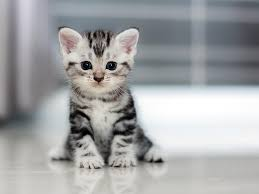
#> input picture kucing.jpg, 259 x 194 px
$ python permutasi_citra.py
#> lines starting #> are read from the running program, lines starting #| are printed output that depends on the picture
### sipine.py
import numpy as np
from numba import njit
import math

# ============================================================
# CORE MAP FUNCTIONS (dikompilasi ke mesin via @njit Numba)
# Peningkatan kecepatan: 50x - 100x vs pure Python loop
# ============================================================

@njit(cache=True)
def _sine_pwlcm_step(x, p, beta):
    """Satu langkah iterasi Modulo Sine-PWLCM."""
    if x >= 0.5:
        x_eval = 1.0 - x
    else:
        x_eval = x

    if 0.0 <= x_eval < p:
        f_x = x_eval / p
    elif p <= x_eval < 0.5:
        f_x = (x_eval - p) / (0.5 - p)
    else:
        f_x = 0.0

    return (beta * math.sin(math.pi * f_x) * 987676766.3232) % 1.0


@njit(cache=True)
def _sine_only_step(x, beta):
    """Satu langkah iterasi Modulo Sine murni."""
    return (beta * math.sin(math.pi * x) * 987676766.3232) % 1.0


@njit(cache=True)
def _pwlcm_only_step(x, p):
    """Satu langkah iterasi PWLCM + scalar modulo."""
    SCALAR = 987676766.3232
    if x >= 0.5:
        x_eval = 1.0 - x
    else:
        x_eval = x

    if 0.0 <= x_eval < p:
        f_x = x_eval / p
    elif p <= x_eval < 0.5:
        f_x = (x_eval - p) / (0.5 - p)
    else:
        f_x = 0.0

    return (f_x * SCALAR) % 1.0


@njit(cache=True)
def _generate_keystream_core(x1, x2, p, beta, iter_awal, total, mode):
    """
    Inti pembangkitan keystream yang dikompilasi Numba.
    mode: 0 = MO-SiPINE, 1 = Sine Only, 2 = PWLCM Only
    """
    N_SKIP = 12
    keystream = np.empty(total, dtype=np.uint8)

    # Fase Pemanasan
    for _ in range(iter_awal):
        if mode == 0:
            x1 = _sine_pwlcm_step(x1, p, beta)
            x2 = _sine_pwlcm_step(x2, p, beta)
        elif mode == 1:
            x1 = _sine_only_step(x1, beta)
            x2 = _sine_only_step(x2, beta)
        else:
            x1 = _pwlcm_only_step(x1, p)
            x2 = _pwlcm_only_step(x2, p)

    # Pembangkitan Array Kunci
    k_prev = np.uint8(0)
    for i in range(total):
        # Sub-Sampling (N_SKIP iterasi dibuang)
        for _ in range(N_SKIP):
            if mode == 0:
                x1 = _sine_pwlcm_step(x1, p, beta)
                x2 = _sine_pwlcm_step(x2, p, beta)
            elif mode == 1:
                x1 = _sine_only_step(x1, beta)
                x2 = _sine_only_step(x2, beta)
            else:
                x1 = _pwlcm_only_step(x1, p)
                x2 = _pwlcm_only_step(x2, p)

        # Injeksi Umpan Balik
        x1 = (x1 + (k_prev / 256.0)) % 1.0
        x2 = (x2 + x1) % 1.0

        # Evolusi terakhir sebelum ekstraksi
        if mode == 0:
            x1 = _sine_pwlcm_step(x1, p, beta)
            x2 = _sine_pwlcm_step(x2, p, beta)
        elif mode == 1:
            x1 = _sine_only_step(x1, beta)
            x2 = _sine_only_step(x2, beta)
        else:
            x1 = _pwlcm_only_step(x1, p)
            x2 = _pwlcm_only_step(x2, p)

        # Konversi ke integer 32-bit & cascade XOR folding
        val1 = int(x1 * 4294967296.0)
        val2 = int(x2 * 4294967296.0)

        k1 = ((val1 >> 24) & 255) ^ ((val1 >> 16) & 255) ^ ((val1 >> 8) & 255) ^ (val1 & 255)
        k2 = ((val2 >> 24) & 255) ^ ((val2 >> 16) & 255) ^ ((val2 >> 8) & 255) ^ (val2 & 255)

        k_prev = np.uint8(k1 ^ k2)
        keystream[i] = k_prev

    return keystream


@njit(cache=True)
def _generate_keystream_video(x1, x2, p, beta, iter_awal, total, mode):
    """
    Versi VIDEO: N_SKIP=4 — keseimbangan kecepatan dan keacakan.
    Keamanan antar-frame dijaga oleh state chaining di video_core.py.
    Algoritma identik dengan _generate_keystream_core, hanya N_SKIP lebih kecil.
    mode: 0 = MO-SiPINE, 1 = Sine Only, 2 = PWLCM Only
    """
    N_SKIP = 4
    keystream = np.empty(total, dtype=np.uint8)

    # Fase Pemanasan
    for _ in range(iter_awal):
        if mode == 0:
            x1 = _sine_pwlcm_step(x1, p, beta)
            x2 = _sine_pwlcm_step(x2, p, beta)
        elif mode == 1:
            x1 = _sine_only_step(x1, beta)
            x2 = _sine_only_step(x2, beta)
        else:
            x1 = _pwlcm_only_step(x1, p)
            x2 = _pwlcm_only_step(x2, p)

    k_prev = np.uint8(0)
    for i in range(total):
        for _ in range(N_SKIP):
            if mode == 0:
                x1 = _sine_pwlcm_step(x1, p, beta)
                x2 = _sine_pwlcm_step(x2, p, beta)
            elif mode == 1:
                x1 = _sine_only_step(x1, beta)
                x2 = _sine_only_step(x2, beta)
            else:
                x1 = _pwlcm_only_step(x1, p)
                x2 = _pwlcm_only_step(x2, p)

        x1 = (x1 + (k_prev / 256.0)) % 1.0
        x2 = (x2 + x1) % 1.0

        if mode == 0:
            x1 = _sine_pwlcm_step(x1, p, beta)
            x2 = _sine_pwlcm_step(x2, p, beta)
        elif mode == 1:
            x1 = _sine_only_step(x1, beta)
            x2 = _sine_only_step(x2, beta)
        else:
            x1 = _pwlcm_only_step(x1, p)
            x2 = _pwlcm_only_step(x2, p)

        val1 = int(x1 * 4294967296.0)
        val2 = int(x2 * 4294967296.0)

        k1 = ((val1 >> 24) & 255) ^ ((val1 >> 16) & 255) ^ ((val1 >> 8) & 255) ^ (val1 & 255)
        k2 = ((val2 >> 24) & 255) ^ ((val2 >> 16) & 255) ^ ((val2 >> 8) & 255) ^ (val2 & 255)

        k_prev = np.uint8(k1 ^ k2)
        keystream[i] = k_prev

    return keystream


# ============================================================
# PUBLIC API (sama seperti sebelumnya, tidak ada yang berubah
# dari sisi pemanggil / GUI / video_core)
# ============================================================

def sine_pwlcm_map(x, p, beta):
    """Wrapper untuk satu langkah MO-SiPINE (kompatibilitas)."""
    return _sine_pwlcm_step(x, p, beta)


def generate_keystream(x0_1, x0_2, p, beta, iter_awal, total):
    """Bangkitkan keystream mode MO-SiPINE (Numba-accelerated). Return: list[int]"""
    return _generate_keystream_core(x0_1, x0_2, p, beta, iter_awal, total, 0).tolist()


def generate_keystream_sine_only(x0_1, x0_2, beta, iter_awal, total):
    """Bangkitkan keystream mode Sine Only (Numba-accelerated). Return: list[int]"""
    return _generate_keystream_core(x0_1, x0_2, 0.25, beta, iter_awal, total, 1).tolist()


def generate_keystream_pwlcm_only(x0_1, x0_2, p, beta, iter_awal, total):
    """Bangkitkan keystream mode PWLCM Only (Numba-accelerated). Return: list[int]"""
    return _generate_keystream_core(x0_1, x0_2, p, beta, iter_awal, total, 2).tolist()


# Varian numpy array — dipakai oleh video_core untuk XOR langsung tanpa konversi
# [13 lines left out: functions generate_keystream_np, generate_keystream_video_np, not called in this run]


# ============================================================
# WARMUP (JIT Compile saat Modul Pertama Kali Diimpor)
# Sehingga jeda kompilasi terjadi sekali di awal, bukan
# saat user menekan tombol enkripsi pertama kali.
# ============================================================
def _warmup():
    print("[sipine] Warming up Numba JIT... (hanya 1x saat startup)")
    _generate_keystream_core(0.1, 0.2, 0.25, 0.99, 10, 16, 0)
    _generate_keystream_core(0.1, 0.2, 0.25, 0.99, 10, 16, 1)
    _generate_keystream_core(0.1, 0.2, 0.25, 0.99, 10, 16, 2)
    _generate_keystream_video(0.1, 0.2, 0.25, 0.99, 10, 16, 0)
    _generate_keystream_video(0.1, 0.2, 0.25, 0.99, 10, 16, 1)
    _generate_keystream_video(0.1, 0.2, 0.25, 0.99, 10, 16, 2)
    print("[sipine] JIT Compile selesai. Siap digunakan!")

_warmup()


# [28 lines that do not run on import are left out]

### permutasi_citra.py
import numpy as np
import cv2
import matplotlib.pyplot as plt
import time

# Memanggil fungsi MSPM dari file sipine.py Anda
from sipine import sine_pwlcm_map

def generate_permutation_indices(x0, p, beta, iter_awal, total_pixel):
    """
    Fungsi untuk menciptakan peta koordinat acak menggunakan MSPM.
    Berbeda dengan keystream, di sini kita mengambil nilai desimal (float) murninya.
    """
    x = x0
    chaos_values = np.zeros(total_pixel)

    # 1. Pemanasan (Transient Discard)
    for _ in range(iter_awal):
        x = sine_pwlcm_map(x, p, beta)

    # 2. Ekstraksi Nilai Chaos
    for i in range(total_pixel):
        x = sine_pwlcm_map(x, p, beta)
        chaos_values[i] = x

    indeks_acak = np.argsort(chaos_values)
    return indeks_acak

def permutasi_gambar(nama_file_gambar):
#> called with nama_file_gambar = 'kucing.jpg'
    print(f"Membaca gambar: {nama_file_gambar}...")

    # 1. Baca gambar dalam format Grayscale (Hitam Putih) agar lebih mudah dipahami
    img = cv2.imread(nama_file_gambar, cv2.IMREAD_GRAYSCALE)
#> img: shape (194, 259); min 0, max 255, mean 164
    if img is None:
        print("GAGAL: File gambar tidak ditemukan!")
        return

    tinggi, lebar = img.shape
#> tinggi = 194; lebar = 259
    total_pixel = tinggi * lebar
#> total_pixel = 50246
    print(f"Resolusi: {lebar} x {tinggi} ({total_pixel} piksel)")
#| Resolusi: 259 x 194 (50246 piksel)

    waktu_mulai = time.time()

    # 2. Ratakan gambar 2D menjadi 1D (Array lurus)
    img_flat = img.flatten()

    # 3. Bangkitkan Indeks Acak (Kunci Permutasi)
    kunci_x0 = 0.555555
    kunci_p = 0.3678
    kunci_beta = 0.99

    print("Membangkitkan peta koordinat chaos...")
    indeks_acak = generate_permutation_indices(kunci_x0, kunci_p, kunci_beta, 1000, total_pixel)

    # 4. PROSES PERMUTASI (Pengacakan Posisi)
    print("Mengacak posisi piksel...")
    img_scrambled_flat = np.zeros_like(img_flat)

    # Teknik pemetaan 1-ke-1 super cepat menggunakan NumPy
    img_scrambled_flat[indeks_acak] = img_flat

    # 5. Kembalikan bentuknya ke 2D
    img_scrambled = img_scrambled_flat.reshape((tinggi, lebar))

    durasi = time.time() - waktu_mulai
    print(f"Permutasi selesai dalam {durasi:.3f} detik!")

    # 6. Tampilkan Hasil Visual
    plt.figure(figsize=(10, 5))

    plt.subplot(1, 2, 1)
    plt.title("Gambar Asli (Plain-image)")
    plt.imshow(img, cmap='gray')
    plt.axis('off')

    plt.subplot(1, 2, 2)
    plt.title("Hasil Permutasi (Scrambled)")
    plt.imshow(img_scrambled, cmap='gray')
    plt.axis('off')

    plt.tight_layout()

    # (Opsional) Simpan hasil gambar sebelum plt.show() memblokir eksekusi
    cv2.imwrite("hasil_permutasi.png", img_scrambled)
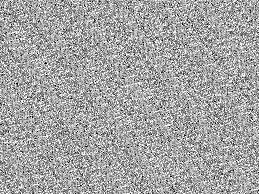
#> saved as hasil_permutasi.png: shape (194, 259); min 0, max 255, mean 164
    print("Gambar hasil permutasi berhasil disimpan sebagai 'hasil_permutasi.png'")

    plt.show()
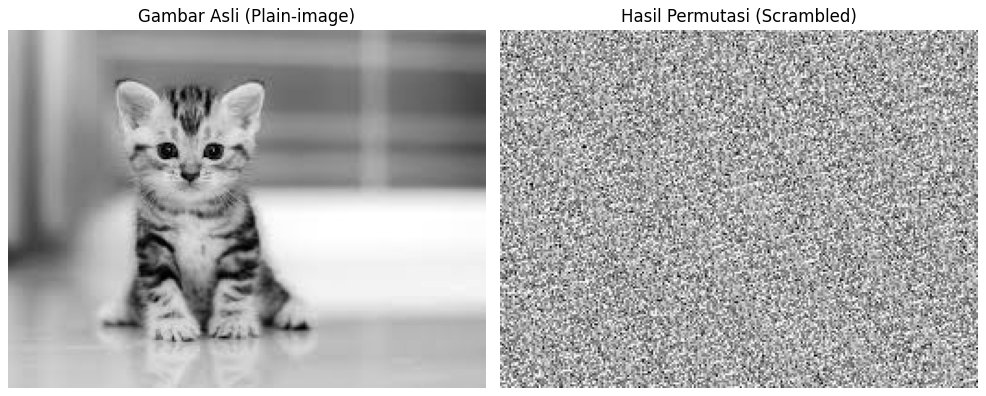
#> figure drawn by matplotlib, 2 panels

if __name__ == "__main__":
    # GANTI 'kucing.jpg' DENGAN NAMA FILE GAMBAR YANG ADA DI LAPTOP ANDA
    file_target = "kucing.jpg"
    permutasi_gambar(file_target)
